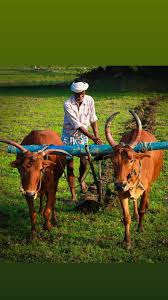
#> input picture famer.jpg, 168 x 300 px
$ python try_all_error.py
#> lines starting #> are read from the running program, lines starting #| are printed output that depends on the picture
# [53 lines of commented-out code are left out]
import cv2
import numpy as np

# Load the main image and the template image in grayscale
image = cv2.imread('famer.jpg', )
#> image is the input picture: shape (300, 168, 3); mean B, G, R 30.5, 85.8, 79.7
template = cv2.imread('famer_animal.jpg', 0)
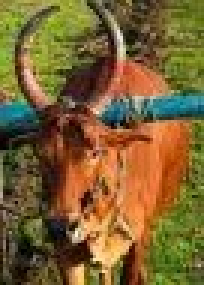
#> input picture famer_animal.jpg, 68 x 95 px (shown 3 times larger)
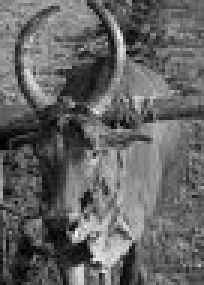
#> template: shape (95, 68) (shown 3 times larger); min 0, max 244, mean 99.8

# Check if images are loaded successfully
if image is None or template is None:
    print("Error loading images.")
    exit()

# Get the dimensions of the template image
h, w = template.shape
#> h = 95; w = 68

# Perform template matching using the normalized cross-correlation method
#> (the run stopped early here; a loop or call above may not have finished)
